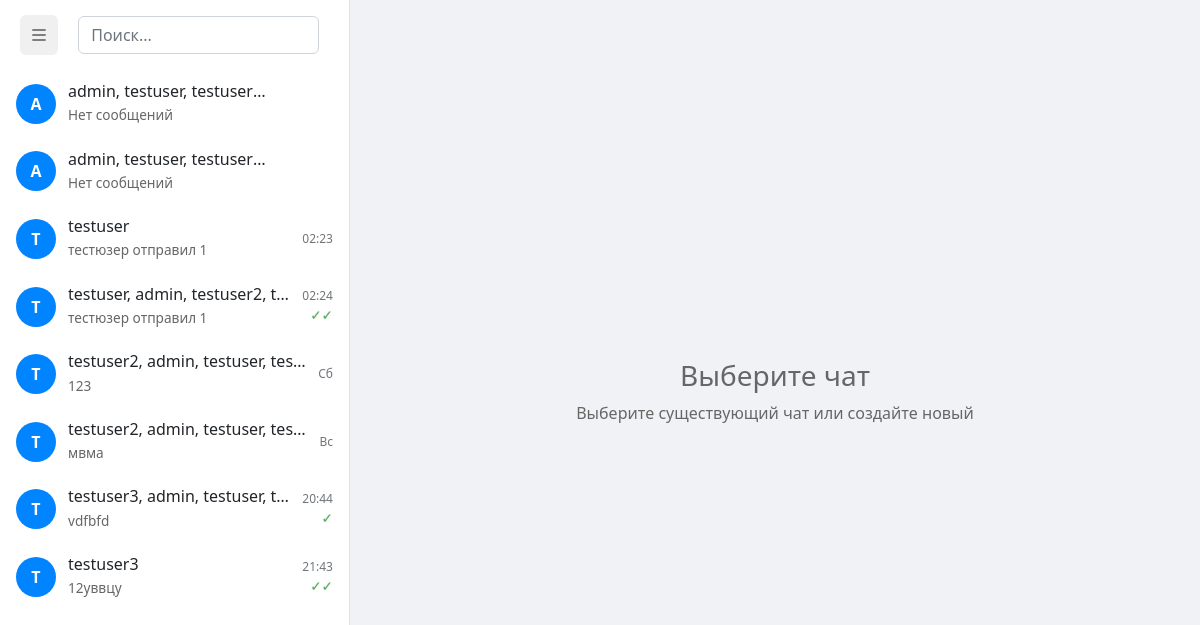
Page /chat/ (signed in) on the committed database.
### chat/models.py (models this page shows, shortened)
class ChatRoom(models.Model):
    ROOM_TYPE_CHOICES = [
        ('DM', 'Direct Message'),
        ('GM', 'Group Chat'),
    ]
    name = models.CharField(max_length=100, blank=True)
    type = models.CharField(max_length=2, choices=ROOM_TYPE_CHOICES, default='DM')
    participants = models.ManyToManyField(User, related_name='chat_rooms')
    created_at = models.DateTimeField(auto_now_add=True)

class Message(models.Model):
    room = models.ForeignKey(ChatRoom, on_delete=models.CASCADE, related_name='messages')
    sender = models.ForeignKey(User, on_delete=models.CASCADE)
    content = models.TextField()
    timestamp = models.DateTimeField(auto_now_add=True)
    is_read = models.BooleanField(default=False)
    class Meta:
        ordering = ['timestamp']
        indexes = [
            models.Index(fields=['timestamp']),
            models.Index(fields=['is_read']),
        ]

### chat/views.py (the view, shortened to what this page needs)
# urls.py: path('', views.chat_home, name='chat-home'),
@login_required
def chat_home(request):
    user_chats = request.user.chat_rooms.prefetch_related(
        Prefetch('messages',
                 queryset=Message.objects.order_by('-timestamp'),
                 to_attr='last_message_list')
    ).order_by('-created_at')
    for chat in user_chats:
        chat.has_messages = len(chat.last_message_list) > 0
        chat.last_message = chat.last_message_list[0] if chat.has_messages else None
    selected_chat = None
    chat_messages = []
    recipient = None  # Добавляем переменную для собеседника
    return render(request, 'chat/home.html', {
        'chats': user_chats,
        'selected_chat': selected_chat,
        'messages': chat_messages,
        'recipient': recipient  # Добавляем в контекст
    })

### chat/templates/chat/home.html (shortened to what this page needs)
<!DOCTYPE html>
<html lang="en">
<head>
    {% load static %}
    {% load chat_filters %}
    <link rel="stylesheet" href="{% static 'chat/css/chat.css' %}">
    <link href="https://cdn.jsdelivr.net/npm/bootstrap@5.2.3/dist/css/bootstrap.min.css" rel="stylesheet">
    <link rel="stylesheet" href="https://cdn.jsdelivr.net/npm/bootstrap-icons@1.10.0/font/bootstrap-icons.css">
</head>
<body data-create-chat-url="{% url 'create-chat' %}"
      data-get-users-url="{% url 'get-users' %}">
    {% block content %}
    <div class="chat-container">
        <div class="chat-sidebar">
            <div class="sidebar-header">
                <button class="hamburger-btn rounded-2" id="sidebarToggle" type="button">
                    <i class="bi bi-list"></i>
                </button>
                <div class="search-container flex-grow-1 ms-2">
                    <input type="text" class="form-control search-input" placeholder="Поиск...">
                </div>
            </div>
            <div class="chat-list">
                {% for chat in chats %}
                <a href="?chat_id={{ chat.id }}" class="chat-item {% if selected_chat.id == chat.id %}active{% endif %}">
                    <div class="chat-avatar">
                        {% if chat.type == 'DM' %}
                            {% for member in chat.participants.all %}
                                {% if member != request.user %}
                                    {{ member.username|first|upper }}
                                {% endif %}
                            {% endfor %}
                        {% else %}
                            {{ chat.name|first|upper }}
                        {% endif %}
                    </div>
                    <div class="chat-info">
                        <h4>
                            {% if chat.type == 'DM' %}
                                {% for member in chat.participants.all %}
                                    {% if member != request.user %}{{ member.username }}{% endif %}
                                {% endfor %}
                            {% else %}
                                {{ chat.name }}
                            {% endif %}
                        </h4>
                        <p class="last-message">
                            {% if chat.messages.last %}
                                {{ chat.messages.last.content|truncatechars:25 }}
                            {% else %}
                                Нет сообщений
                            {% endif %}
                        </p>
                    </div>
                   <div class="chat-meta">
                    {% if chat.has_messages and chat.last_message %}
                        <span class="chat-list-time" title="{{ chat.last_message.timestamp|date:'d E Y в H:i' }}">
                            {{ chat.last_message.timestamp|telegram_time:chat.has_messages }}
                        </span>
                        {% if chat.last_message.sender == request.user %}
                            <span class="read-status">
                                {% if chat.last_message.is_read %}✓✓{% else %}✓{% endif %}
                            </span>
                        {% endif %}
                    {% else %}
                        <span class="no-messages"></span>
                    {% endif %}
                </div>
                </a>
                {% empty %}
                <div class="no-chats">У вас пока нет чатов</div>
                {% endfor %}
            </div>
        </div>
        <div class="chat-main">
            {% if selected_chat %}
            <div class= "chat-header"
                 data-chat-type="{{ selected_chat.type }}"
               data-chat-id="{{ selected_chat.id }}"
               data-chat-name="{{ selected_chat.name }}"
               data-csrf-token="{{ csrf_token }}">
                <div class="header-content">
                  <div class="chat-title-wrapper">
                    <h2 class="chat-title">
                        {% if selected_chat.type == 'DM' %}
                            {% for member in selected_chat.participants.all %}
                                {% if member != request.user %}{{ member.username }}{% endif %}
                            {% endfor %}
                        {% else %}
                            {{ selected_chat.name }}
                            <span class="participants-count">
                                {{ selected_chat.participants.count }}
                                {% if selected_chat.participants.count == 1 %}участник
                                {% elif selected_chat.participants.count >= 2 and selected_chat.participants.count <= 4 %}участника
                                {% else %}участников
                                {% endif %}
                            </span>
                        {% endif %}
                    </h2>
                  </div>
                    <div class="dropdown chat-menu">
                      <button class="btn dropdown-toggle" type="button" id="chatMenuBtn" data-bs-toggle="dropdown" aria-expanded="false">
                        <i class="bi bi-three-dots-vertical"></i>
                      </button>
                      <ul class="dropdown-menu dropdown-menu-end" aria-labelledby="chatMenuBtn">
                        <li>
                          <a class="dropdown-item" href="#" data-bs-toggle="modal" data-bs-target="#chatInfoModal">
                            <i class="bi bi-info-circle me-2"></i>Информация о чате
                          </a>
                        </li>
                        <li>
                          <a class="dropdown-item text-danger" href="#" id="leaveChatBtn">
                            <i class="bi bi-box-arrow-right me-2"></i>Покинуть чат
                          </a>
                        </li>
                      </ul>
                    </div>
                </div>
            </div>
            <div class="modal fade" id="chatInfoModal" tabindex="-1" aria-labelledby="chatInfoModalLabel" aria-modal="true">
              <div class="modal-dialog">
                <div class="modal-content">
                  <div class="modal-header">
                    <h5 class="modal-title" id="chatInfoModalLabel">
                      {% if selected_chat.type == 'DM' %}
                        О пользователе
                      {% else %}
                        Информация о чате
                      {% endif %}
                    </h5>
                    <button type="button" class="btn-close" data-bs-dismiss="modal" aria-label="Закрыть"></button>
                  </div>
                  <div class="modal-body">
                    <div class="text-center">
                      {% if selected_chat.type == 'DM' and recipient %}
                        <div class="dm-profile">
                          <div class="dm-avatar mx-auto mb-10">
                            <div class="chat-avatar-lg bg-primary text-white rounded-circle d-inline-flex align-items-center justify-content-center mb-3" style="width: 80px; height: 80px;">
                              <span class="fs-3 fw-bold">{{ recipient.username|first|upper }}</span>
                            </div>
                          </div>
                          <h3 class="dm-username mb-2" style="font-size: 2rem; letter-spacing: 0.5px;">
                            {{ recipient.username }}
                          </h3>
                           {% if recipient.first_name or recipient.last_name %}
                            <p class="dm-fullname text-muted mb-3" style="font-size: 1.3rem;">
                              {{ recipient.first_name }} {{ recipient.last_name }}
                            </p>
                          {% endif %}
                          <div class="dm-status mt-3">
                            <span class="badge bg-light text-dark py-2 px-3" style="font-size: 1rem;">
                              <i class="bi bi-circle-fill text-success me-2" style="font-size: 0.7rem;"></i>
                              Был(а) в сети сегодня в {{ recipient.last_login|time:"H:i" }}
                            </span>
                          </div>
                      </div>
                      {% else %}
                        <div class="chat-avatar-lg bg-primary text-white rounded-circle d-inline-flex align-items-center justify-content-center mb-3" style="width: 80px; height: 80px;">
                          <span class="fs-3 fw-bold">{{ selected_chat.name|first|upper }}</span>
                        </div>
                        <div class="d-flex justify-content-center align-items-center mb-1">
                          <h2 id="chatNameDisplay" class="mb-0 me-2 fw-bold">{{ selected_chat.name }}</h2>
                          <button id="editNameBtn" class="btn btn-sm btn-link p-0 align-self-center" aria-label="Редактировать название">
                            <i class="bi bi-pencil-square fs-6 text-muted"></i>
                          </button>
                        </div>
                        <div class="text-muted mb-3">
                          {{ selected_chat.participants.count }}
                          {% if selected_chat.participants.count == 1 %}участник
                          {% elif selected_chat.participants.count >= 2 and selected_chat.participants.count <= 4 %}участника
                          {% else %}участников
                          {% endif %}
                        </div>
                        <ul class="list-group">
                          {% for member in selected_chat.participants.all %}
                            <li class="list-group-item d-flex align-items-center">
                              <div class="avatar-sm me-2">
                                <i class="bi bi-person-circle fs-5"></i>
                              </div>
                              <div class="flex-grow-1">
                                {{ member.username }}
                              </div>
                              {% if member == request.user %}
                                <span class="badge bg-light text-dark ms-2">Вы</span>
                              {% else %}
                                <button class="btn btn-sm btn-outline-danger remove-user-btn"
                                        data-user-id="{{ member.id }}"
                                        title="Исключить из чата">
                                  <i class="bi bi-x-lg"></i>
                                </button>
                              {% endif %}
                            </li>
                          {% endfor %}
                        </ul>
                      {% endif %}
                    </div>
                  </div>
                  <div class="modal-footer">
                    <button type="button" class="btn btn-danger" data-bs-dismiss="modal">Закрыть</button>
                  </div>
                </div>
              </div>
            </div>
            <div id="error-notification" class="error-notification" style="display: none;"></div>
            <div class="messages-container">
              {% for message in messages %}
              <div class="message-row {% if message.sender == request.user %}sent{% else %}received{% endif %}">
                {% if message.sender != request.user %}
                <div class="message-avatar">
                  <div class="user-avatar">
                    {{ message.sender.username|first|upper }}
                  </div>
                </div>
                {% endif %}
                <div class="message-block">
                  <div class="message-bubble">
                    {% if selected_chat.type == 'GM' and message.sender != request.user %}
                    <div class="message-username">
                      {{ message.sender.username }}
                    </div>
                    {% endif %}
                    <div class="message-text">
                      {{ message.content }}
                    </div>
                    <div class="message-meta">
                      <span class="message-time">
                        {{ message.timestamp|date:"H:i" }}
                      </span>
                      {% if message.sender == request.user %}
                      <span class="read-status">
                        {% if message.is_read %}✓✓{% else %}✓{% endif %}
                      </span>
                      {% endif %}
                    </div>
                  </div>
                </div>
              </div>
              {% empty %}
              <div class="no-messages">
                <p>Пока нет сообщений</p>
              </div>
              {% endfor %}
            </div>
            <div class="message-input">
                <form id="message-form">
                    {% csrf_token %}
                    <input type="text" name="message" id="message-input" autocomplete="off" placeholder="Введите сообщение..." required>
                    <button type="submit">Отправить</button>
                </form>
            </div>
            {% else %}
            <div class="chat-placeholder">
                <div class="placeholder-content">
                    <h3>Выберите чат</h3>
                    <p>Выберите существующий чат или создайте новый</p>
                </div>
            </div>
            {% endif %}
        </div>
    </div>
    {% endblock %}
</body>
</html>

### rows in the picture
ChatRoom: name|first "A", name "admin, testuser, testuser…", shows "Нет сообщений"
ChatRoom: name|first "A", name "admin, testuser, testuser…", shows "Нет сообщений"
ChatRoom: messages.last.content "тестюзер отправил 1", last_message.timestamp|telegram_time "02:23"
ChatRoom: name|first "T", name "testuser, admin, testuser2, t…", messages.last.content "тестюзер отправил 1", last_message.timestamp|telegram_time "02:24"
ChatRoom: name|first "T", name "testuser2, admin, testuser, tes…", messages.last.content "123", last_message.timestamp|telegram_time "Сб"
ChatRoom: name|first "T", name "testuser2, admin, testuser, tes…", messages.last.content "мвма", last_message.timestamp|telegram_time "Вс"
ChatRoom: name|first "T", name "testuser3, admin, testuser, t…", messages.last.content "vdfbfd", last_message.timestamp|telegram_time "20:44"
ChatRoom: messages.last.content "12уввцу", last_message.timestamp|telegram_time "21:43"

### other values in the picture
{{ member.username|first|upper }} "T"
{{ member.username }} "testuser"
{{ member.username }} "testuser3"
